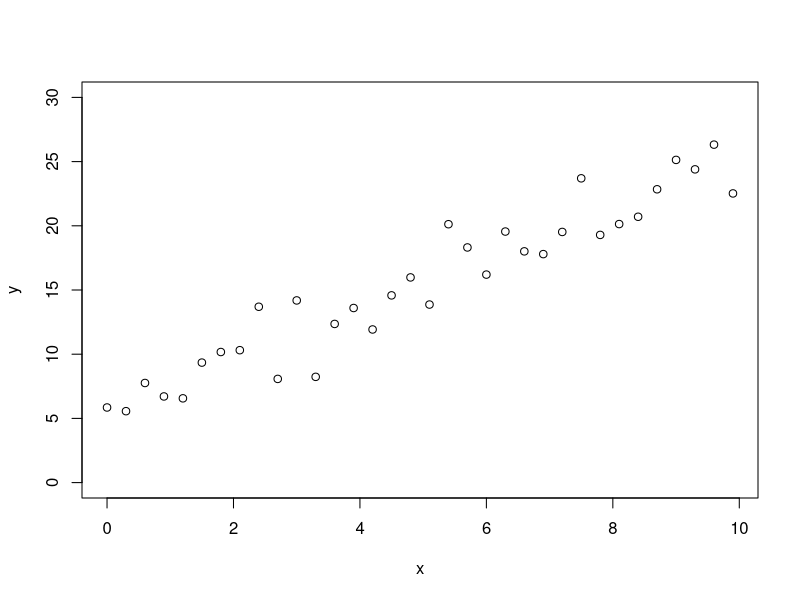
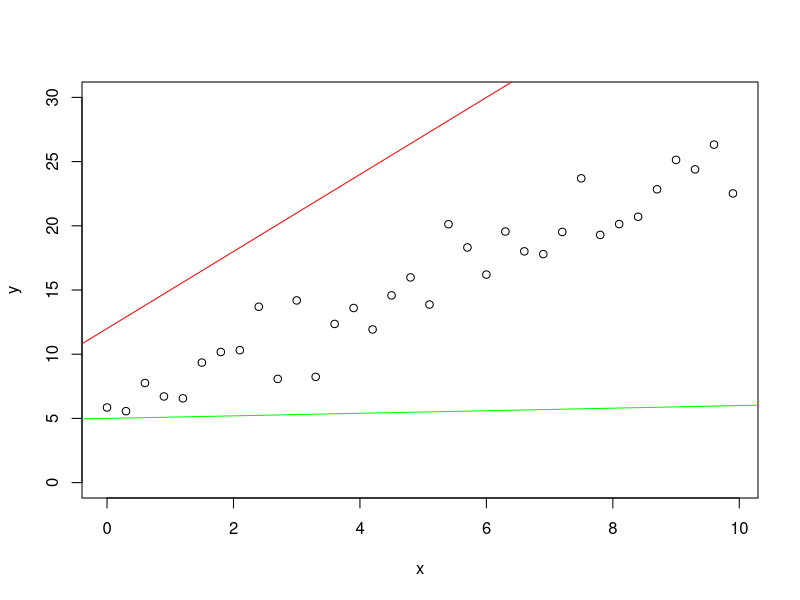
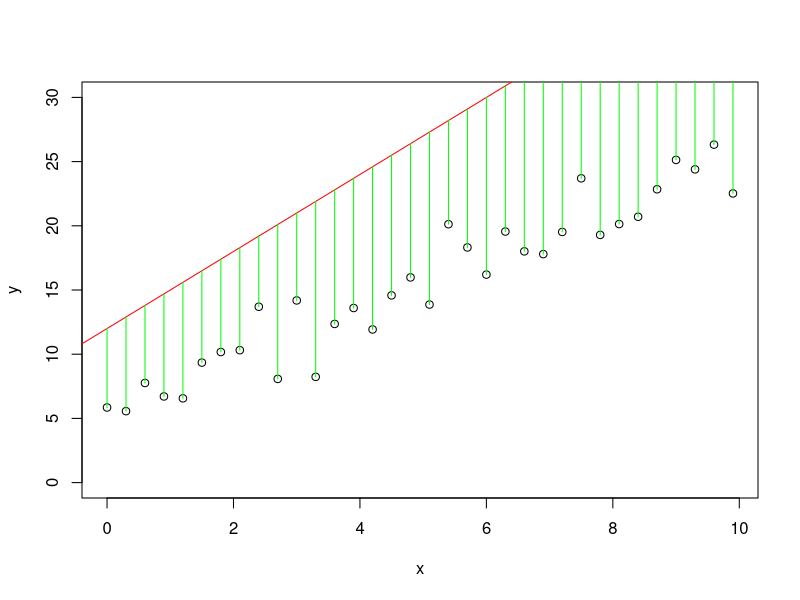
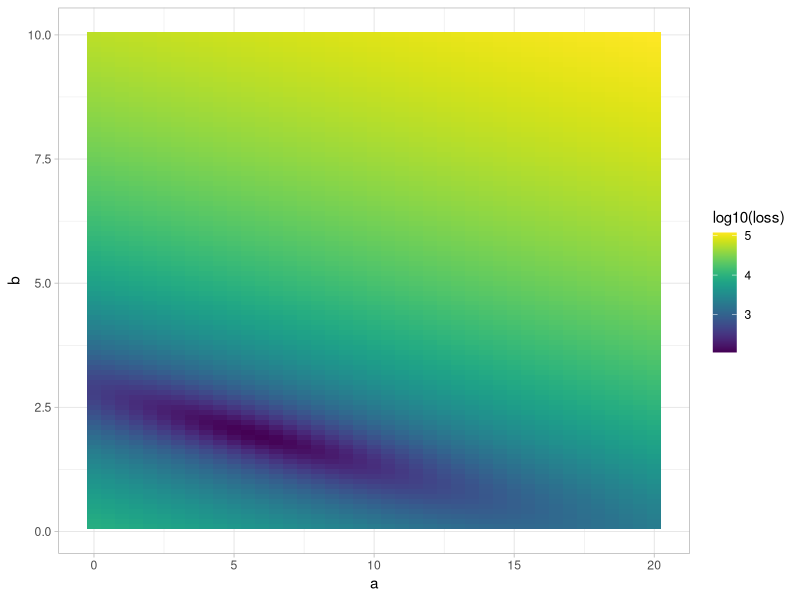
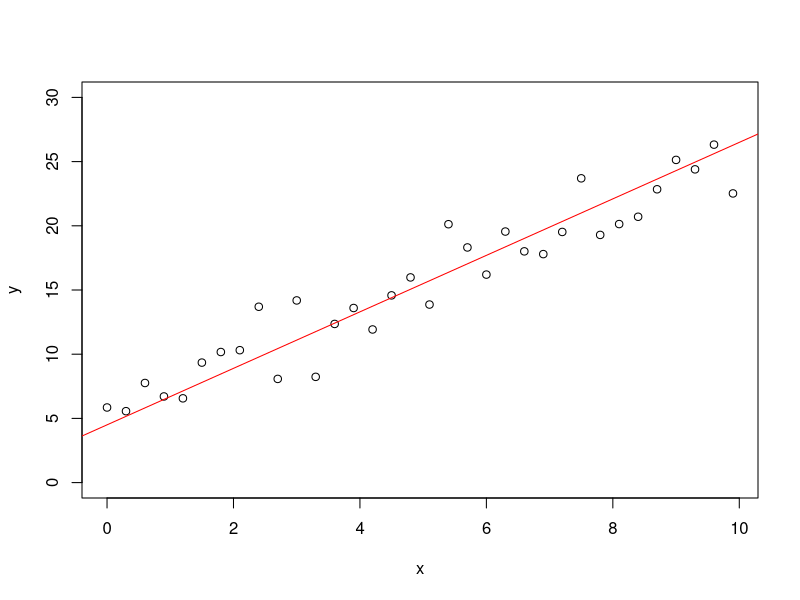

Recreate these plots in R, in order.
## ---- chunk 1
knitr::opts_chunk$set(echo = TRUE, warning = FALSE, message = FALSE)
## ---- chunk 2
library(tidyverse)
## ---- chunk 3
## This is the vector of x
x <- seq(0,10,0.3)

## I put everything in a tibble
dummy_data <- tibble(x = x, 
                     y = 2*x+5 + rnorm(length(x),0,2))

dummy_data

## ---- chunk 4
plot(y~x, data = dummy_data , ylim = c(0,30))
## ---- chunk 5
plot(y~x, data = dummy_data , ylim = c(0,30))
abline(a = 12, b=3, col = "red")
abline(a = 5, b=0.1, col = "green")
## ---- chunk 6
## here I add the predictions to my data
dummy_data$pred <- dummy_data$x*3 + 12
## ---- chunk 7
plot(y~x, data = dummy_data , ylim = c(0,30))
abline(a = 12, b=3, col = "red")
segments(x0 = dummy_data$x, y0 = dummy_data$y, y1 = dummy_data$pred, col = "green")
## ---- chunk 8
search_grid <- expand_grid(a = seq(0,20,0.5), b = seq(0.1,10,0.1))

head(search_grid)
## ---- chunk 9
search_grid <- search_grid %>% 
  mutate(pred = map2(a,b, function(a,b) a + b*dummy_data$x)) %>% 
  mutate(res = map(pred, ~.x-dummy_data$y)) %>% 
  mutate(loss = map_dbl(res, ~sum(.x^2)))

head(search_grid)
## ---- chunk 10
library(viridis)

search_grid %>% 
  ggplot() + 
  geom_tile(aes(x = a, y = b, fill = log10(loss))) + 
  scale_fill_viridis() +
  theme_light()
## ---- chunk 11
search_grid %>% 
  slice_min(loss)
## ---- chunk 12
plot(y~x, data = dummy_data , ylim = c(0,30))
abline(a = 4.5, b=2.2, col = "red")

